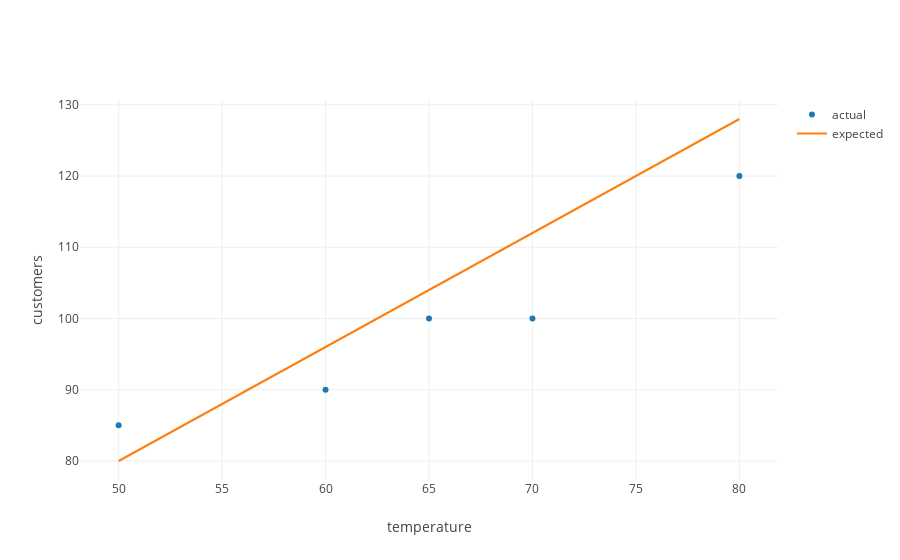

The cell this chart's notebook holds for it:
### Markdown cell above
Now our `total_error` metric happens to work fine with the data and model that we have above.  However, if we change our model, we'll see that our positive and negative errors can start to cancel each other out, which is not what we want.

For example, leaving our data the same, we'll change our model to the following: 

$$ amount\_of_\_customers = 1.6 * temperature $$.

### Code cell
updated_predicted_amounts = list(map(lambda temperature: 1.6*temperature,temperatures))
updated_model_trace = trace_values(temperatures, updated_predicted_amounts, name = 'expected', mode = 'lines')

plot([data_trace, updated_model_trace], layout = layout)

### Figure 1 — Plotly figure (JSON) as saved in the notebook; plotly's stock layout.template omitted (floating-point values rounded to 4 significant figures)
{"data": [{"mode": "markers", "name": "actual", "text": [], "type": "scatter", "uid": "6c2ae20a-f775-4861-a0c3-e6f77f8b7bf6", "x": [80, 65, 50, 70, 60], "y": [120, 100, 85, 100, 90]}, {"mode": "lines", "name": "expected", "text": [], "type": "scatter", "uid": "2c7815c3-7244-40f9-8cf5-adb291785576", "x": [80, 65, 50, 70, 60], "y": [128, 104, 80, 112, 96]}], "layout": {"xaxis": {"title": {"text": "temperature"}}, "yaxis": {"title": {"text": "customers"}}}}
